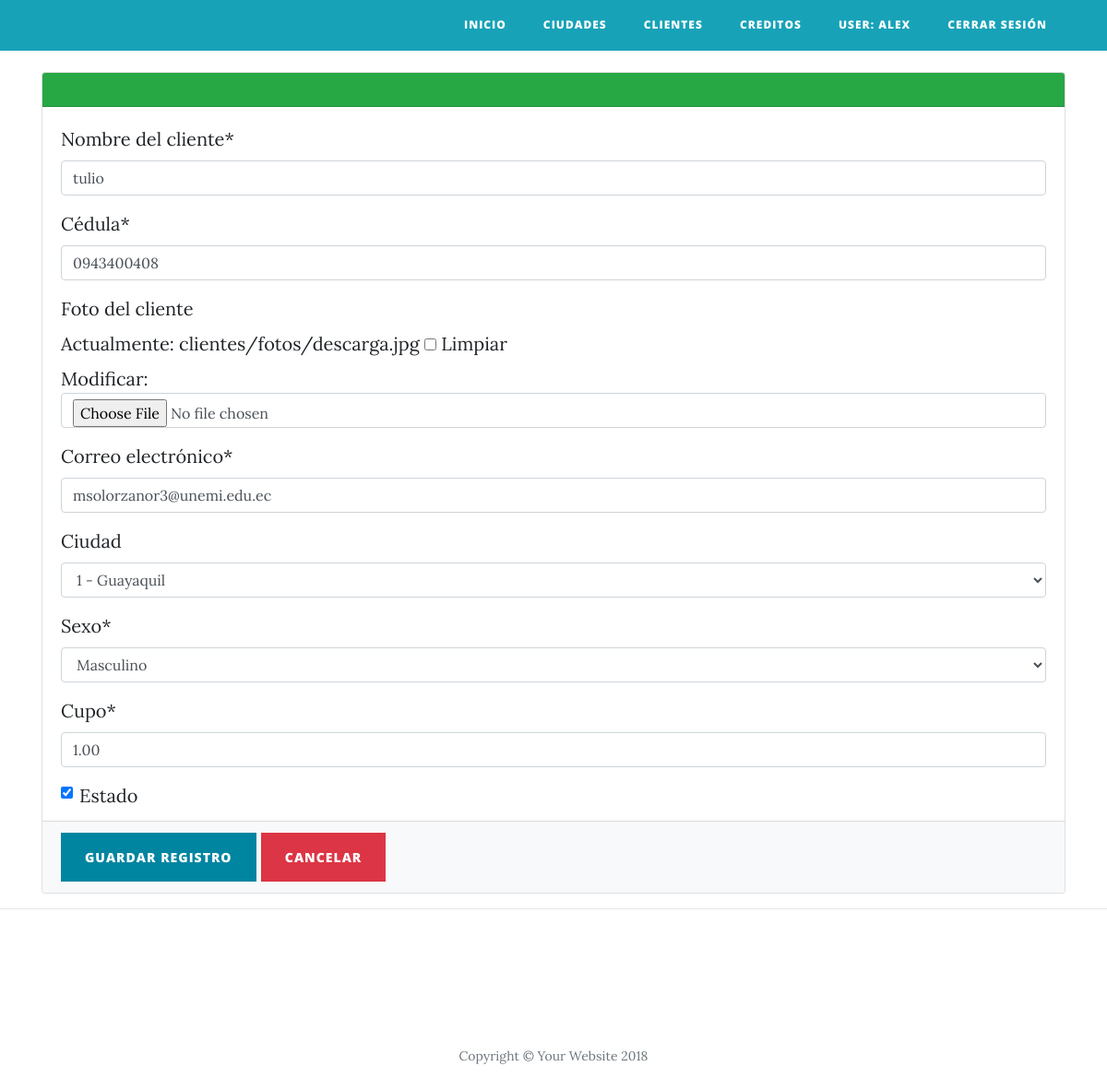
The app's page /editar_cliente/1/ (signed in) with its own data.
### Core/models.py (models this page shows, shortened)
class Cliente(models.Model):
    nombre = models.CharField("Cliente",max_length=50)
    cedula = models.CharField("Cedula",max_length=10)
    foto = models.FileField(upload_to='clientes/fotos', null=True, blank=True)
    email = models.EmailField("Correo")
    ciudad = models.ForeignKey(Ciudad,on_delete=models.PROTECT,null=True,blank=True)
    sexo = models.CharField("Sexo", choices=genero, default=genero[0][0], max_length=1)
    cupo = models.DecimalField("Cupo",max_digits=10,decimal_places=2,default=Decimal(0))
    estado = models.BooleanField('Estado', default = True)
    fecha_creacion = models.DateField('Fecha de creación', auto_now = True, auto_now_add = False)

### Core/views.py (the view, shortened to what this page needs)
# urls.py: path('editar_cliente/<int:pk>/', EditarClienteView.as_view(), name='editar_cliente'),
class EditarClienteView(UpdateView):
    model = Cliente
    form_class = ClienteForm
    template_name = 'Clientes/cliente.html'
    success_url = reverse_lazy('clientes')

### Core/forms.py
class ClienteForm(forms.ModelForm):
    class Meta:
        model = Cliente
        fields = '__all__'
        labels = {
            'nombre': 'Nombre del cliente',
            'cedula': 'Cédula',
            'foto': 'Foto del cliente',
            'email': 'Correo electrónico',
            'ciudad': 'Ciudad',
            'sexo': 'Sexo',
            'cupo': 'Cupo',
            'estado': 'Estado'
        }
        widgets = {
            'nombre': forms.TextInput(attrs={'class': 'form-control'}),
            'cedula': forms.TextInput(attrs={'class': 'form-control'}),
            'foto': forms.ClearableFileInput(attrs={'class': 'form-control'}),
            'email': forms.EmailInput(attrs={'class': 'form-control'}),
            'ciudad': forms.Select(attrs={'class': 'form-control'}),
            'sexo': forms.Select(attrs={'class': 'form-control'}),
            'cupo': forms.NumberInput(attrs={'class': 'form-control'}),
            'estado': forms.CheckboxInput(attrs={'class': 'form-check-input'})
        }

### Core/models.py (called while the page is built)
    def __str__(self):
        return f'{self.id} - {self.descripcion}'

### Core/templates/Clientes/cliente.html (shortened to what this page needs)
{% extends 'form.html' %}
{% block load %}
    {% load static %}
    {% load crispy_forms_tags %}
{% endblock %}
{% block controls %}
     {{ form|crispy }}
{% endblock %}
{% block botones %}
    <button type="submit" class="btn btn-primary">
        Guardar registro
    </button>
    <a href="{% url 'clientes' %}" class="btn btn-danger ">
        Cancelar
    </a>
{% endblock %}

### Core/templates/index.html (shortened to what this page needs)
{% load static %}
<!DOCTYPE html>
<html lang="es">
  <head>
    <link href="{% static 'vendor/bootstrap/css/bootstrap.min.css' %}" rel="stylesheet">
    <link href="{% static 'vendor/fontawesome-free/css/all.min.css' %}" rel="stylesheet" type="text/css">
    <link href="{% static 'css/clean-blog.min.css' %}" rel="stylesheet">
  </head>
  <body>
    <nav class="navbar navbar-expand-lg navbar-light bg-info fixed-top" id="mainNav">
      <div class="container">
        <a class="navbar-brand" href="{% url 'inicio' %}">{{ title }}</a>
        <div class="collapse navbar-collapse" id="navbarResponsive">
          <ul class="navbar-nav ml-auto">
            <li class="nav-item">
              <a class="nav-link" href="{% url 'inicio' %}">Inicio</a>
            </li>
            <li class="nav-item">
              <a class="nav-link" href="{% url 'ciudad' %}">Ciudades</a>
            </li>
            <li class="nav-item">
              <a class="nav-link" href="{% url 'clientes' %}">Clientes</a>
            </li>
            <li class="nav-item">
              <a class="nav-link" href="{% url 'cuenta' %}">Creditos</a>
            </li>
            <li class="nav-item">
              <a class="nav-link" href="#">User: {{ user.username }}</a>
            </li>
            <li class="nav-item">
              <a class="nav-link" href="{% url 'logout' %}">Cerrar Sesión</a>
            </li>
          </ul>
        </div>
      </div>
    </nav>
    {% block contenido %}{% endblock %}
    <hr>
    <footer>
      <div class="container">
        <div class="row">
          <div class="col-lg-8 col-md-10 mx-auto">
            <ul class="list-inline text-center">
              <li class="list-inline-item">
                <a href="#">
                  <span class="fa-stack fa-lg">
                    <i class="fas fa-circle fa-stack-2x"></i>
                    <i class="fab fa-twitter fa-stack-1x fa-inverse"></i>
                  </span>
                </a>
              </li>
              <li class="list-inline-item">
                <a href="#">
                  <span class="fa-stack fa-lg">
                    <i class="fas fa-circle fa-stack-2x"></i>
                    <i class="fab fa-facebook-f fa-stack-1x fa-inverse"></i>
                  </span>
                </a>
              </li>
              <li class="list-inline-item">
                <a href="#">
                  <span class="fa-stack fa-lg">
                    <i class="fas fa-circle fa-stack-2x"></i>
                    <i class="fab fa-github fa-stack-1x fa-inverse"></i>
                  </span>
                </a>
              </li>
            </ul>
            <p class="copyright text-muted">Copyright &copy; Your Website 2018</p>
          </div>
        </div>
      </div>
    </footer>
  </body>
</html>

### records on screen
Cliente: nombre "tulio", cedula "0943400408", email "msolorzanor3@unemi.edu.ec", ciudad "1 - Guayaquil", sexo "Masculino", cupo "1.00", estado "☑"

### other values on screen
{{ user.username }} "ALEX"
